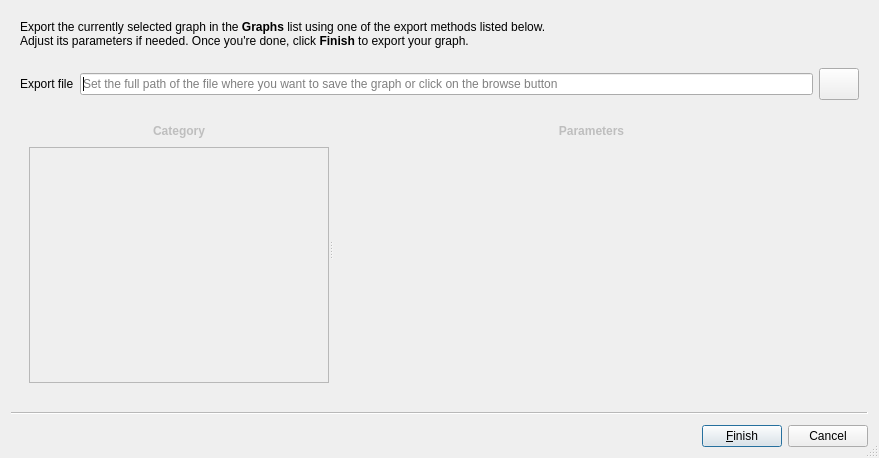
<?xml version="1.0" encoding="UTF-8"?>
<ui version="4.0">
 <class>ExportWizard</class>
 <widget class="QWizard" name="ExportWizard">
  <property name="geometry">
   <rect>
    <x>0</x>
    <y>0</y>
    <width>879</width>
    <height>458</height>
   </rect>
  </property>
  <property name="windowTitle">
   <string>Export</string>
  </property>
  <property name="windowIcon">
   <iconset>
    <normaloff>:/talipot/gui/icons/logo32x32.png</normaloff>:/talipot/gui/icons/logo32x32.png</iconset>
  </property>
  <property name="sizeGripEnabled">
   <bool>true</bool>
  </property>
  <property name="modal">
   <bool>true</bool>
  </property>
  <property name="options">
   <set>QWizard::ExtendedWatermarkPixmap|QWizard::HaveFinishButtonOnEarlyPages|QWizard::NoBackButtonOnStartPage</set>
  </property>
  <property name="titleFormat">
   <enum>Qt::RichText</enum>
  </property>
  <property name="subTitleFormat">
   <enum>Qt::RichText</enum>
  </property>
  <widget class="QWizardPage" name="choosePluginPage">
   <property name="title">
    <string/>
   </property>
   <attribute name="pageId">
    <string notr="true">0</string>
   </attribute>
   <layout class="QVBoxLayout" name="verticalLayout_3">
    <item>
     <widget class="QLabel" name="label">
      <property name="text">
       <string>&lt;html&gt;&lt;head/&gt;&lt;body&gt;&lt;p&gt;Export the currently selected graph in the &lt;span style=&quot; font-weight:600;&quot;&gt;Graphs&lt;/span&gt; list using one of the export methods listed below.&lt;br/&gt;Adjust its parameters if needed. Once you're done, click &lt;span style=&quot; font-weight:600;&quot;&gt;Finish&lt;/span&gt; to export your graph.&lt;br/&gt;&lt;/p&gt;&lt;/body&gt;&lt;/html&gt;</string>
      </property>
      <property name="wordWrap">
       <bool>true</bool>
      </property>
     </widget>
    </item>
    <item>
     <layout class="QHBoxLayout" name="horizontalLayout_2">
      <item>
       <widget class="QLabel" name="exportFileLabel">
        <property name="text">
         <string>Export file</string>
        </property>
       </widget>
      </item>
      <item>
       <widget class="ClearableLineEdit" name="pathEdit">
        <property name="toolTip">
         <string>Set the full path of the file where you want to save the graph or click on the browse button</string>
        </property>
        <property name="placeholderText">
         <string>Set the full path of the file where you want to save the graph or click on the browse button</string>
        </property>
       </widget>
      </item>
      <item>
       <widget class="QPushButton" name="browseButton">
        <property name="minimumSize">
         <size>
          <width>32</width>
          <height>32</height>
         </size>
        </property>
        <property name="toolTip">
         <string>Choose the export file location</string>
        </property>
        <property name="icon">
         <iconset>
          <normaloff>:/talipot/app/icons/16/document-open.png</normaloff>:/talipot/app/icons/16/document-open.png</iconset>
        </property>
       </widget>
      </item>
     </layout>
    </item>
    <item>
     <widget class="QFrame" name="algFrame">
      <property name="enabled">
       <bool>false</bool>
      </property>
      <property name="sizePolicy">
       <sizepolicy hsizetype="Preferred" vsizetype="Expanding">
        <horstretch>0</horstretch>
        <verstretch>0</verstretch>
       </sizepolicy>
      </property>
      <layout class="QVBoxLayout" name="verticalLayout_2">
       <item>
        <widget class="QSplitter" name="splitter_2">
         <property name="orientation">
          <enum>Qt::Horizontal</enum>
         </property>
         <property name="childrenCollapsible">
          <bool>false</bool>
         </property>
         <widget class="QFrame" name="categoryFrame">
          <property name="sizePolicy">
           <sizepolicy hsizetype="Preferred" vsizetype="Preferred">
            <horstretch>30</horstretch>
            <verstretch>0</verstretch>
           </sizepolicy>
          </property>
          <layout class="QVBoxLayout" name="leftLayout">
           <property name="spacing">
            <number>0</number>
           </property>
           <property name="leftMargin">
            <number>0</number>
           </property>
           <property name="topMargin">
            <number>0</number>
           </property>
           <property name="rightMargin">
            <number>0</number>
           </property>
           <property name="bottomMargin">
            <number>0</number>
           </property>
           <item>
            <widget class="QLabel" name="categoryLabel">
             <property name="minimumSize">
              <size>
               <width>0</width>
               <height>32</height>
              </size>
             </property>
             <property name="text">
              <string>&lt;b&gt;Category&lt;/b&gt;</string>
             </property>
             <property name="alignment">
              <set>Qt::AlignCenter</set>
             </property>
            </widget>
           </item>
           <item>
            <widget class="QTreeView" name="exportModules">
             <property name="minimumSize">
              <size>
               <width>300</width>
               <height>0</height>
              </size>
             </property>
             <property name="frameShadow">
              <enum>QFrame::Plain</enum>
             </property>
             <property name="lineWidth">
              <number>0</number>
             </property>
             <property name="headerHidden">
              <bool>true</bool>
             </property>
            </widget>
           </item>
          </layout>
         </widget>
         <widget class="QFrame" name="rightFrame">
          <property name="sizePolicy">
           <sizepolicy hsizetype="Preferred" vsizetype="Preferred">
            <horstretch>80</horstretch>
            <verstretch>0</verstretch>
           </sizepolicy>
          </property>
          <property name="frameShape">
           <enum>QFrame::NoFrame</enum>
          </property>
          <property name="frameShadow">
           <enum>QFrame::Raised</enum>
          </property>
          <layout class="QVBoxLayout" name="verticalLayout">
           <property name="leftMargin">
            <number>0</number>
           </property>
           <property name="topMargin">
            <number>0</number>
           </property>
           <property name="rightMargin">
            <number>0</number>
           </property>
           <property name="bottomMargin">
            <number>0</number>
           </property>
           <item>
            <widget class="QSplitter" name="splitter">
             <property name="orientation">
              <enum>Qt::Vertical</enum>
             </property>
             <property name="handleWidth">
              <number>1</number>
             </property>
             <property name="childrenCollapsible">
              <bool>false</bool>
             </property>
             <widget class="QFrame" name="parametersFrame">
              <layout class="QVBoxLayout" name="rLayout2">
               <property name="spacing">
                <number>0</number>
               </property>
               <property name="leftMargin">
                <number>0</number>
               </property>
               <property name="topMargin">
                <number>0</number>
               </property>
               <property name="rightMargin">
                <number>0</number>
               </property>
               <property name="bottomMargin">
                <number>0</number>
               </property>
               <item>
                <widget class="QLabel" name="parametersLabel">
                 <property name="minimumSize">
                  <size>
                   <width>0</width>
                   <height>32</height>
                  </size>
                 </property>
                 <property name="text">
                  <string>&lt;b&gt;Parameters&lt;b&gt;</string>
                 </property>
                 <property name="alignment">
                  <set>Qt::AlignCenter</set>
                 </property>
                </widget>
               </item>
               <item>
                <widget class="QTableView" name="parametersList">
                 <property name="minimumSize">
                  <size>
                   <width>400</width>
                   <height>0</height>
                  </size>
                 </property>
                 <property name="frameShape">
                  <enum>QFrame::NoFrame</enum>
                 </property>
                 <property name="editTriggers">
                  <set>QAbstractItemView::AllEditTriggers</set>
                 </property>
                 <property name="alternatingRowColors">
                  <bool>true</bool>
                 </property>
                 <property name="selectionMode">
                  <enum>QAbstractItemView::SingleSelection</enum>
                 </property>
                 <attribute name="horizontalHeaderVisible">
                  <bool>false</bool>
                 </attribute>
                 <attribute name="horizontalHeaderMinimumSectionSize">
                  <number>150</number>
                 </attribute>
                 <attribute name="horizontalHeaderDefaultSectionSize">
                  <number>200</number>
                 </attribute>
                 <attribute name="horizontalHeaderStretchLastSection">
                  <bool>true</bool>
                 </attribute>
                 <attribute name="verticalHeaderVisible">
                  <bool>true</bool>
                 </attribute>
                </widget>
               </item>
              </layout>
             </widget>
            </widget>
           </item>
          </layout>
         </widget>
        </widget>
       </item>
      </layout>
     </widget>
    </item>
   </layout>
  </widget>
 </widget>
 <customwidgets>
  <customwidget>
   <class>ClearableLineEdit</class>
   <extends>QLineEdit</extends>
   <header location="global">talipot/ClearableLineEdit.h</header>
  </customwidget>
 </customwidgets>
 <resources/>
 <connections>
  <connection>
   <sender>ExportWizard</sender>
   <signal>currentIdChanged(int)</signal>
   <receiver>ExportWizard</receiver>
   <slot>updateFinishButton()</slot>
   <hints>
    <hint type="sourcelabel">
     <x>439</x>
     <y>228</y>
    </hint>
    <hint type="destinationlabel">
     <x>439</x>
     <y>228</y>
    </hint>
   </hints>
  </connection>
  <connection>
   <sender>browseButton</sender>
   <signal>clicked()</signal>
   <receiver>ExportWizard</receiver>
   <slot>browseButtonClicked()</slot>
   <hints>
    <hint type="sourcelabel">
     <x>847</x>
     <y>131</y>
    </hint>
    <hint type="destinationlabel">
     <x>439</x>
     <y>228</y>
    </hint>
   </hints>
  </connection>
  <connection>
   <sender>pathEdit</sender>
   <signal>textChanged(QString)</signal>
   <receiver>ExportWizard</receiver>
   <slot>pathChanged(QString)</slot>
   <hints>
    <hint type="sourcelabel">
     <x>418</x>
     <y>131</y>
    </hint>
    <hint type="destinationlabel">
     <x>439</x>
     <y>228</y>
    </hint>
   </hints>
  </connection>
 </connections>
 <slots>
  <slot>groupSelected(QString)</slot>
  <slot>algorithmSelected(QString)</slot>
  <slot>updateFinishButton()</slot>
  <slot>pathChanged(QString)</slot>
  <slot>browseButtonClicked()</slot>
 </slots>
</ui>
